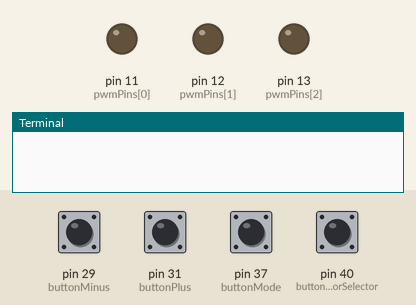
Recording of a program running on a simulated Raspberry Pi (header pin numbers). Shown: output pins drawn as LEDs (lit = HIGH), the last lines printed to the terminal. The test bench sets the inputs (shaded band); at power-on: pin 29 (buttonMinus), pin 31 (buttonPlus), pin 37 (buttonMode), pin 40 (buttonColorSelector) LOW. Random numbers come from a fixed seed.

Above: at 1.2 s.
1.3 s: pin 37 (buttonMode) pulled HIGH for 0.15 s
At 1.45 s:
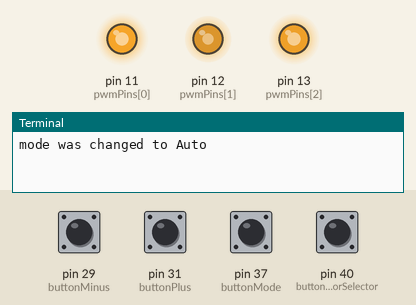
At 1.85 s:
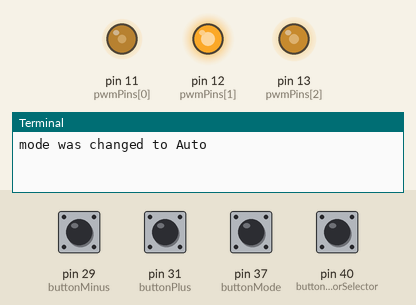
4.3 s: pin 37 (buttonMode) pulled HIGH for 1 s
6.8 s: pin 31 (buttonPlus) pulled HIGH for 1 s
At 8.9 s:
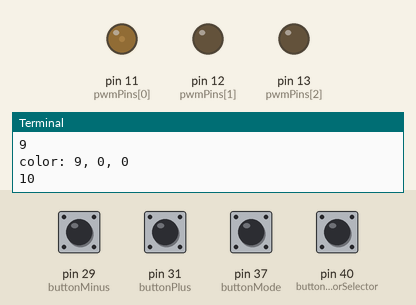
9.8 s: pin 37 (buttonMode) pulled HIGH for 0.15 s
At 10.05 s:
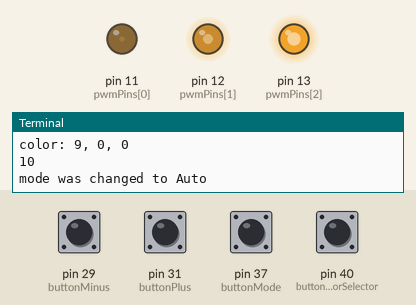
12.8 s: pin 31 (buttonPlus) driven HIGH and pin 37 (buttonMode) driven HIGH
15.8 s: pin 31 (buttonPlus) driven LOW
Timing chart, 0 to 18.3 s (numbered marks = the images above; inputs shaded):
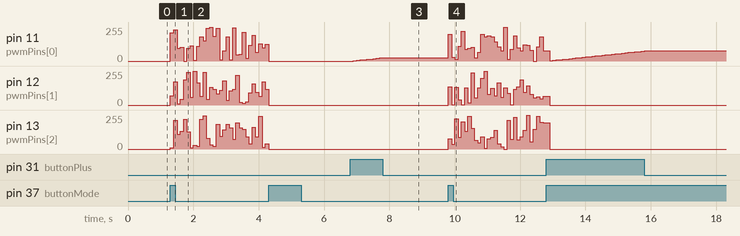

Measured:
- after the input at 1.3 s, pin 11 (pwmPins[0]): 0/255 → 212/255 at once, → 235/255 0.10 s later, → 94/255 0.10 s later, → 102/255 0.10 s later, … (30 changes in this stretch); pin 12 (pwmPins[1]): 0/255 → 71/255 at once, → 173/255 0.10 s later, → 8/255 0.10 s later, → 43/255 0.10 s later, … (30 changes in this stretch)
- after the input at 6.8 s, pin 11 (pwmPins[0]): moves from 0/255 to 26/255 over 0.90 s, starting after 0.10 s

The program:

main.py
```python
import random
import types

import RPi.GPIO as GPIO
import time

pwmPins = [11, 12, 13] # GPIO17, GPIO18, GPIO27

buttonMinus = 29 # GPIO5, убавить цвет
buttonPlus = 31 # GPIO6, добавить цвет
buttonColorSelector = 40 # GPIO21, выбор цвета для настройки
buttonMode = 37 # GPIO26, ручной режим: настройка каждого цвета по отдельности, автоматический: цвет меняется рандомно
buttonsTimeStep = 0.1

pwmFrequency = 2000

currentMode = 0
modes = types.SimpleNamespace()
modes.Manual = 0
modes.Auto = 1

colorValueManual = 0
currentColorNumber = 0
colors = types.SimpleNamespace()
colors.Red = 0
colors.Green = 1
colors.Blue = 2

r = 0
g = 0
b = 0

def setup():
    global pwmRed, pwmGreen, pwmBlue

    GPIO.setmode(GPIO.BOARD)
    buttonPins = [buttonMinus, buttonPlus, buttonMode, buttonColorSelector]
    GPIO.setup(buttonPins, GPIO.IN, pull_up_down=GPIO.PUD_DOWN)

    GPIO.setup(pwmPins, GPIO.OUT)
    GPIO.output(pwmPins, GPIO.LOW)

    pwmRed = GPIO.PWM(pwmPins[0], pwmFrequency)
    pwmRed.start(0)

    pwmGreen = GPIO.PWM(pwmPins[1], pwmFrequency)
    pwmGreen.start(0)

    pwmBlue = GPIO.PWM(pwmPins[2], pwmFrequency)
    pwmBlue.start(0)


def setColor(r_val, g_val, b_val):
    pwmRed.ChangeDutyCycle(r_val)
    pwmGreen.ChangeDutyCycle(g_val)
    pwmBlue.ChangeDutyCycle(b_val)

def setMode(channel):
    global currentMode, r, g, b, colorValueManual, currentColorNumber
    currentMode = not currentMode

    if currentMode == modes.Auto:
        print('mode was changed to Auto')
    elif currentMode == modes.Manual:
        print('mode was changed to Manual')

    r = 0
    g = 0
    b = 0
    colorValueManual = 0
    currentColorNumber = 0

    # pwmRed.start(0)
    # pwmGreen.start(0)
    # pwmBlue.start(0)


def changeColorValue(channel):
    global currentColorNumber, colorValueManual

    if currentColorNumber < 2:
        currentColorNumber += 1
    else:
        currentColorNumber = 0


    if currentColorNumber == colors.Red:
        colorValueManual = r
        print('setting up red color')
    elif currentColorNumber == colors.Green:
        colorValueManual = g
        print('setting up green color')
    elif currentColorNumber == colors.Blue:
        colorValueManual = b
        print('setting up blue color')


def loop():
    global r,g,b, colorValueManual

    while True:
        if currentMode == modes.Auto:
            r = random.randint(0, 100)
            g = random.randint(0, 100)
            b = random.randint(0, 100)
            #print("color: %s, %s, %s"%(r,g,b))
            setColor(100 - r, 100 -g, 100 - b)

            time.sleep(0.1)
        elif currentMode == modes.Manual:
            if GPIO.input(buttonPlus) == GPIO.HIGH and colorValueManual < 100:
                colorValueManual += 1
                print("color: %s, %s, %s" % (r, g, b))
                print(colorValueManual)
                time.sleep(buttonsTimeStep)

            if GPIO.input(buttonMinus) == GPIO.HIGH and colorValueManual > 0:
                colorValueManual -= 1
                print("color: %s, %s, %s" % (r, g, b))
                print(colorValueManual)
                time.sleep(buttonsTimeStep)

            if currentColorNumber == colors.Red:
                r = colorValueManual
            elif currentColorNumber == colors.Green:
                g = colorValueManual
            elif currentColorNumber == colors.Blue:
                b = colorValueManual

            setColor(r, g, b)

def destroy():
    GPIO.cleanup()
    pwmRed.stop()
    pwmGreen.stop()
    pwmBlue.stop()
    GPIO.cleanup()

# Press the green button in the gutter to run the script.
if __name__ == '__main__':
    setup()
    GPIO.add_event_detect(buttonMode, GPIO.RISING, callback=setMode, bouncetime=200)
    GPIO.add_event_detect(buttonColorSelector, GPIO.RISING, callback=changeColorValue, bouncetime=200)
    try:
        loop()
    except KeyboardInterrupt:
        destroy()

# See PyCharm help at https://www.jetbrains.com/help/pycharm/
```
